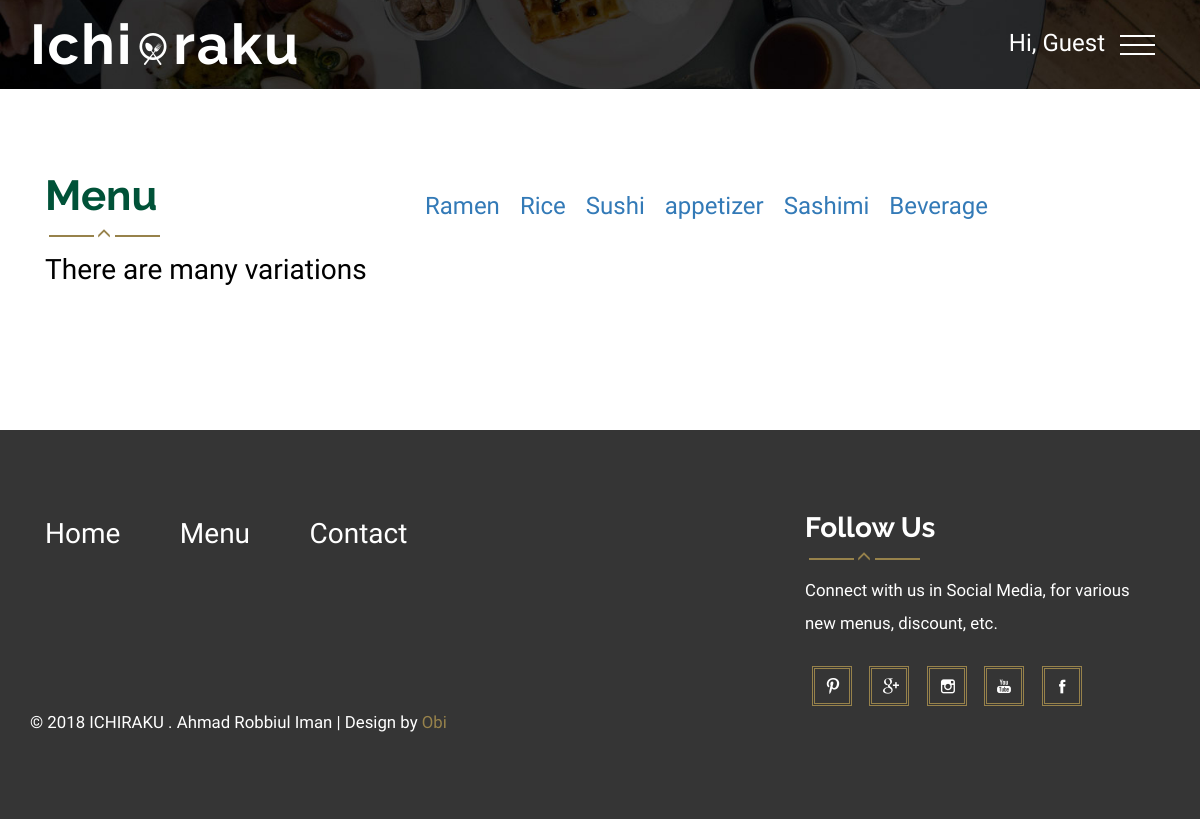
Page /menu.php on the committed database.
### tables this page shows
CREATE TABLE `type_table` (
  `type_id` int(11) NOT NULL,
  `type_name` varchar(155) NOT NULL,
  `category` varchar(155) NOT NULL
);

### menu.php (the view, shortened to what this page needs)
<!DOCTYPE html>
<html>
<head>
<link href="css/bootstrap.css" rel="stylesheet" type="text/css" media="all" />
<link href="css/style.css" rel="stylesheet" type="text/css" media="all" />
<link href="css/styles.css" rel="stylesheet">
<link href="css/animate.min.css" rel="stylesheet">
</head>
<body>
<body>
<div class="header head">
	<div class="container">
		<div class="logo animated wow pulse" data-wow-duration="1000ms" data-wow-delay="500ms">
		<h1 style="float: left"><a href="index.php"><span>Ichi</span><img src="images/oo.png" alt="">raku</a>
		</div>
		<?php require("header_menu.php") ?>
	<div class="clearfix"></div>
	</div>
</div>
	<div class="menu">
		<div class="container">
			<div class="menu-top">
				<div class="col-md-4 menu-left animated wow fadeInLeft" data-wow-duration="1000ms" data-wow-delay="500ms">
					<h3>Menu</h3>
					<label><i class="glyphicon glyphicon-menu-up"></i></label>
					<span>There are many variations</span>
				</div>
				<div class="col-md-8 menu-right animated wow fadeInRight" data-wow-duration="1000ms" data-wow-delay="500ms" style="margin-top: 20px;">
				<?php
				$src=mysqli_query($con,"SELECT * FROM `type_table`")or die(mysqli_error($con));
				if(mysqli_num_rows($src)>0){
					$arr=array();
					while($rec=mysqli_fetch_assoc($src)){
						array_push($arr,$rec['type_id']);
						if(strcmp($rec['category'], "Main Course") == 0)
						{
						?><h3 style="float: left; margin-right: 10px;"><a href="javascript:void(0)" onClick="get_items(<?php echo $rec['type_id'] ?>)"><span style="margin-right: 10px;"><?php echo $rec['category']."[".$rec['type_name']."]" ?></span></a></h3><?php
						}
						else{
						?>
							<h3 style="float: left; margin-right: 10px;"><a href="javascript:void(0)" onClick="get_items(<?php echo $rec['type_id'] ?>)"><span style="margin-right: 10px;"><?php echo $rec['category'];?></span></a></h3>
						<?php
						}
					}
				}else{
					?><h4 class="text-center text-danger">No Category Found</h4><?php
				}
				?>
				</div>
				<div class="clearfix"> </div>
			</div>
		</div>
	</div>
	<?php require("footer.php") ?>
</body>
</html>

### css/style.css (style rules this page uses)
body { background:#fff; font-family: 'Open Sans Condensed', sans-serif; }
body a { transition: 0.5s all; -webkit-transition: 0.5s all; -o-transition: 0.5s all; -moz-transition: 0.5s all; -ms-transition: 0.5s all; }
h1,h2,h3,h4,h5,h6,label,p { margin:0; }
.logo { float:left; }
.logo h1 { font-family: 'Raleway', sans-serif; font-size: 4em; font-weight: 700; letter-spacing: 2px; }
.logo a { color: #fff; text-decoration:none; }
.logo a img { margin: 0px 4px; }
.header { background:url(../images/2.jpg) no-repeat left; width:100%; background-size:cover; min-height:750px; display:block; padding-top: 1em; }
.head { min-height:89px; }
.menu-top { padding: 0em 0 2em; }
.menu-left h3 { font-size:3em; color: #005238; font-family: 'Raleway', sans-serif; font-weight:700; }
.menu-left span { font-size:2em; color:#000; }
.menu-left label { display: block; margin: 0.4em 0; }
.menu-left label:before,.menu-left label:after { width: 45px; height: 2px; display: inline-block; vertical-align: middle; content: ""; margin: 0 1%; background-color: #97824b; }
.menu-left i { font-size:1em; color:#97824b; }
.menu { padding: 6em 0; }

### css/styles.css (style rules this page uses)
body { background:#fff; font-family: 'Open Sans Condensed', sans-serif; }

### rows in the picture
type_table: category "Ramen"
type_table: category "Rice"
type_table: category "Sushi"
type_table: category "appetizer"
type_table: category "Sashimi"
type_table: category "Beverage"
